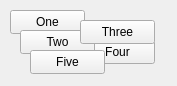
<?xml version="1.0" encoding="UTF-8"?>
<ui version="4.0">
 <class>Widget</class>
 <widget class="QWidget" name="Widget">
  <property name="geometry">
   <rect>
    <x>0</x>
    <y>0</y>
    <width>177</width>
    <height>86</height>
   </rect>
  </property>
  <property name="windowTitle">
   <string>Widget</string>
  </property>
  <widget class="QPushButton" name="fourButton">
   <property name="geometry">
    <rect>
     <x>80</x>
     <y>40</y>
     <width>75</width>
     <height>24</height>
    </rect>
   </property>
   <property name="text">
    <string>Four</string>
   </property>
  </widget>
  <widget class="QPushButton" name="oneButton">
   <property name="geometry">
    <rect>
     <x>10</x>
     <y>10</y>
     <width>75</width>
     <height>24</height>
    </rect>
   </property>
   <property name="text">
    <string>One</string>
   </property>
  </widget>
  <widget class="QPushButton" name="twoButton">
   <property name="geometry">
    <rect>
     <x>20</x>
     <y>30</y>
     <width>75</width>
     <height>24</height>
    </rect>
   </property>
   <property name="text">
    <string>Two</string>
   </property>
  </widget>
  <widget class="QPushButton" name="threeButton">
   <property name="geometry">
    <rect>
     <x>80</x>
     <y>20</y>
     <width>75</width>
     <height>24</height>
    </rect>
   </property>
   <property name="text">
    <string>Three</string>
   </property>
  </widget>
  <widget class="QPushButton" name="fiveButton">
   <property name="geometry">
    <rect>
     <x>30</x>
     <y>50</y>
     <width>75</width>
     <height>24</height>
    </rect>
   </property>
   <property name="text">
    <string>Five</string>
   </property>
  </widget>
 </widget>
 <resources/>
 <connections/>
</ui>
